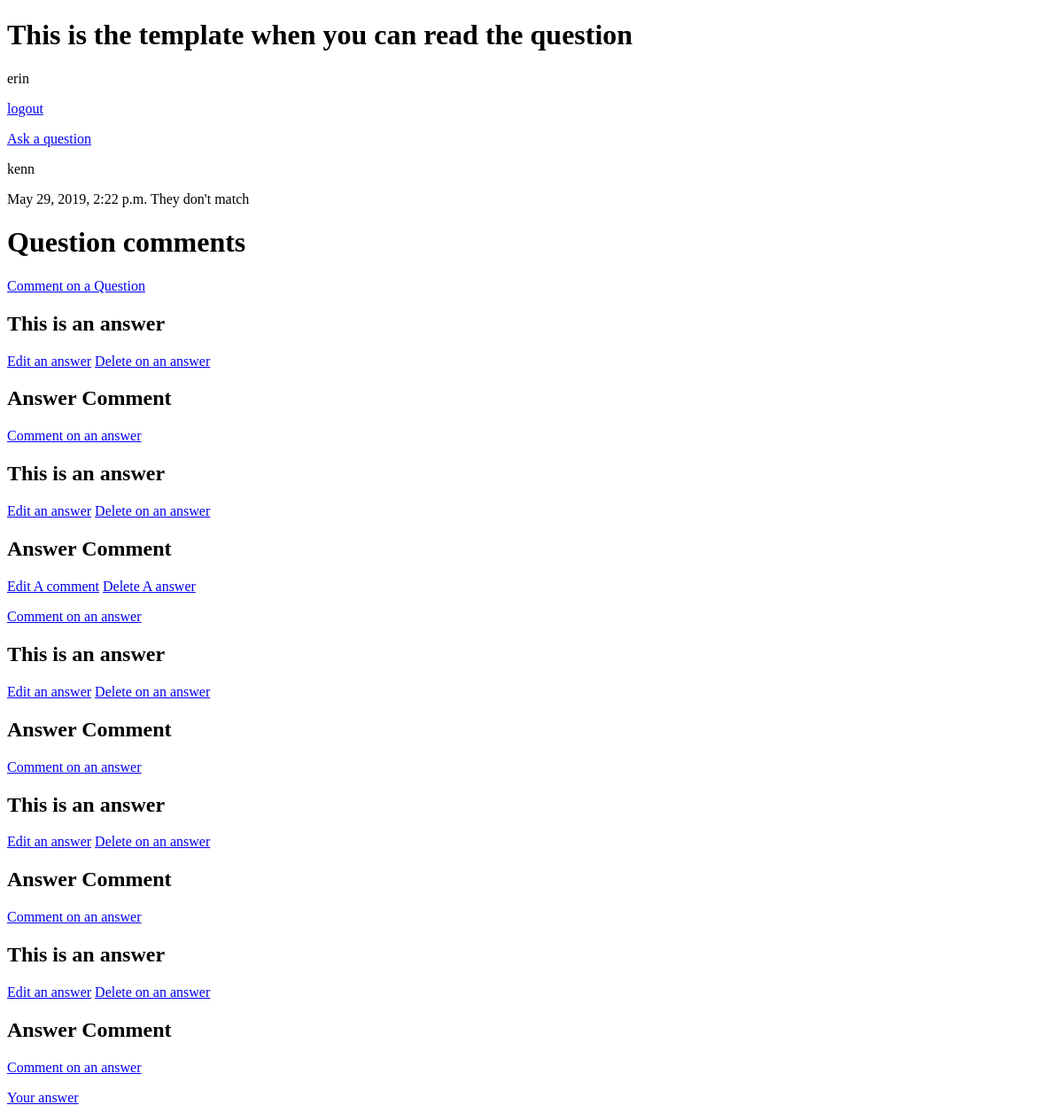
The app's page /ask/read/1/ (signed in), older data.
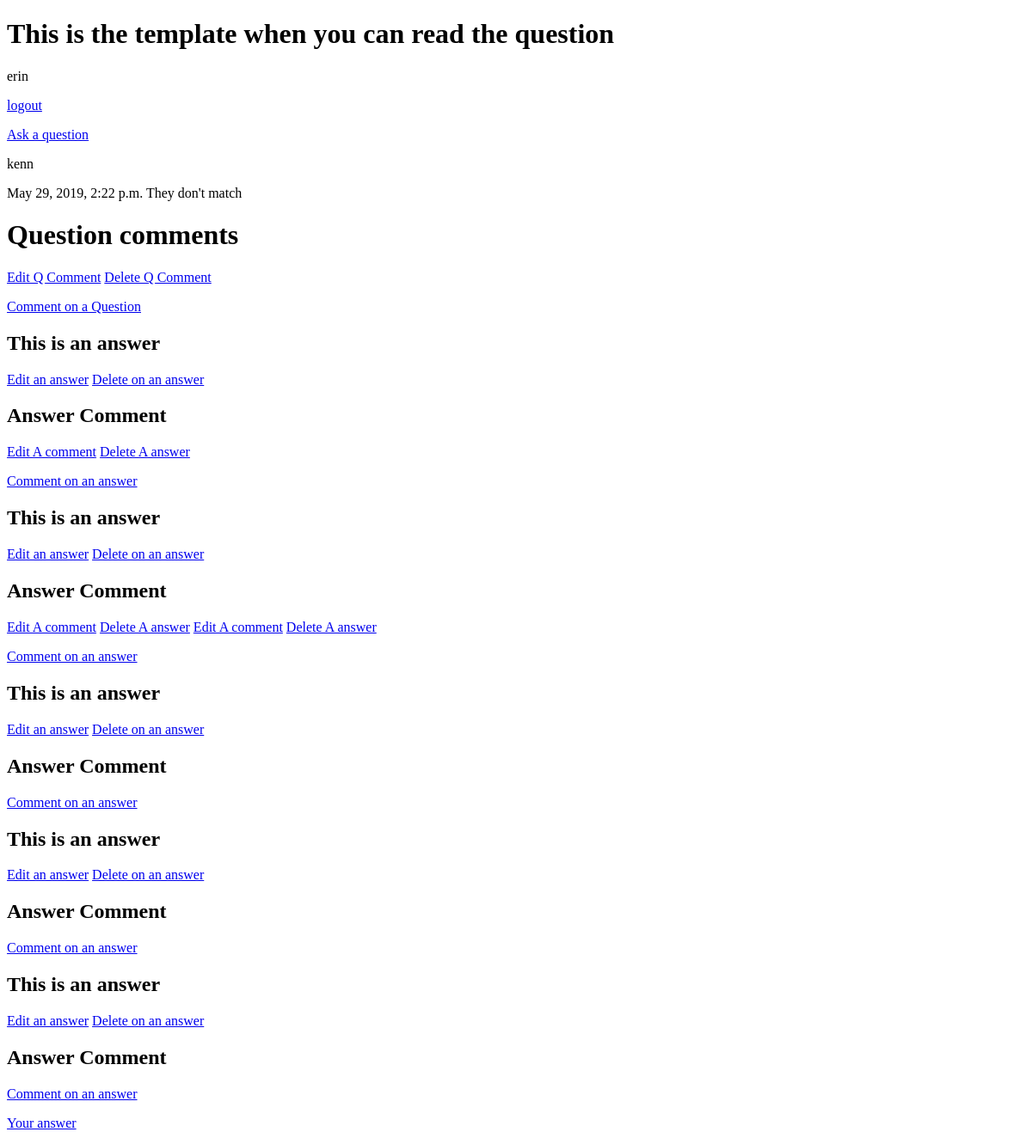
The same page, newer data.
### passionProjectApp/models.py (models this page shows, shortened)
class RealQuestion(models.Model):
    title = tinymce_models.HTMLField()
    question = tinymce_models.HTMLField()
    date_created=models.DateTimeField(default=datetime.datetime.utcnow)
    last_update=models.DateTimeField(default=datetime.datetime.utcnow)
    author = models.ForeignKey(User,on_delete=models.CASCADE)

class Answer(models.Model):
    message= tinymce_models.HTMLField()
    date_created=models.DateTimeField(default=datetime.datetime.utcnow)
    last_update=models.DateTimeField(default=datetime.datetime.utcnow)
    parent=models.ForeignKey(RealQuestion,on_delete=models.CASCADE)
    author = models.ForeignKey(User,on_delete=models.CASCADE)

class AnswerComment(models.Model):
    message= tinymce_models.HTMLField()
    date_created=models.DateTimeField(default=datetime.datetime.utcnow)
    last_update=models.DateTimeField(default=datetime.datetime.utcnow)
    parent=models.ForeignKey(Answer,on_delete=models.CASCADE)
    author = models.ForeignKey(User,on_delete=models.CASCADE)

class RealQuestionComment(models.Model):
    message= tinymce_models.HTMLField()
    date_created=models.DateTimeField(default=datetime.datetime.utcnow)
    last_update=models.DateTimeField(default=datetime.datetime.utcnow)
    parent=models.ForeignKey(RealQuestion,on_delete=models.CASCADE)
    author = models.ForeignKey(User,on_delete=models.CASCADE)

### passionProjectApp/views.py (the view)
# urls.py: path('ask/read/<int:ID>/',views.ask_read,name='ask_read'),
def ask_read(request,ID):
    question=get_object_or_404(RealQuestion,pk=ID)
    allAnswers=Answer.objects.filter(parent=ID)
    allQuestionComments=RealQuestionComment.objects.filter(parent=ID)
    allAnswerComments=AnswerComment.objects.all()
    answercomment_child=[]
    for x in allAnswers:
        for y in allAnswerComments:
            if (y.parent==x):
                answercomment_child.append(y)
    context={"question":question,"answers":allAnswers,"question_comment":allQuestionComments,"answer_comment":answercomment_child}
    return render(request,"passionProjectApp/ask_read.html",context)

### passionProjectApp/templates/passionProjectApp/ask_read.html (shortened to what this page needs)
<!DOCTYPE html>
<html lang="en">
<head>
</head>
<body>
<h1> This is the template when you can read the question</h1>
{{request.user}}
<p><a href="{% url 'logout' %}">logout</a></p>
<a href="{% url 'ask' %}"> Ask a question</a>
{% if question %}
{{question.author}}
{{question.date_created}}
{% if request.user == question.author %}
<a href="{% url 'ask_edit' question.id %}">Edit a Question</a>
<a href="{% url 'ask_del' question.id %}">Delete on a Question</a>
{% else %}
They don't match
{% endif %}
{% endif %}
<h1>Question comments</h1>
{% if question_comment %}
{% for x in question_comment %}
{% if request.user == x.author %}
<a href="{% url 'comment_ask_edit' question.id %}">Edit Q Comment</a>
<a href="{% url 'comment_ask_del' question.id %}">Delete  Q Comment</a>
{% endif %}
{% endfor %}
{% endif %}
<p><a href="{% url 'comment_ask' question.id %}">Comment on a Question</a></p>
{% if answers %}
{% for x in answers %}
{% autoescape off%} <h2>This is an answer</h2>{{x.message}} {% endautoescape %}
<a href="{% url 'answer_edit' x.id %}">Edit an answer</a>
<a href="{% url 'answer_del' x.id %}">Delete on an answer</a>
<h2>Answer Comment</h2>
{% if answer_comment %}
{% for y in answer_comment %}
{% if y.parent == x %}
{% if request.user == y.author %}
<a href="{% url 'comment_answer_edit' y.id  x.parent_id %}">Edit A comment</a>
<a href="{% url 'comment_answer_del' y.id %}">Delete A answer</a>
{% endif %}
{% endif %}
{% endfor %}
{% endif %}
<p><a href="{% url 'comment_answer' x.id%}">Comment on an answer</a></p>
{% endfor %}
{% endif %}
<a href="{% url 'answer' question.id%}">Your answer</a>
</body>
</html>

Row changes from the older to the newer data that the page shows:
added RealQuestionComment: shows "Edit Q Comment"
added AnswerComment: shows "Edit A comment", shown under Answer (number 1 of 5 on the later page)
added AnswerComment: shows "Edit A comment", shown under Answer (number 2 of 5 on the later page)
